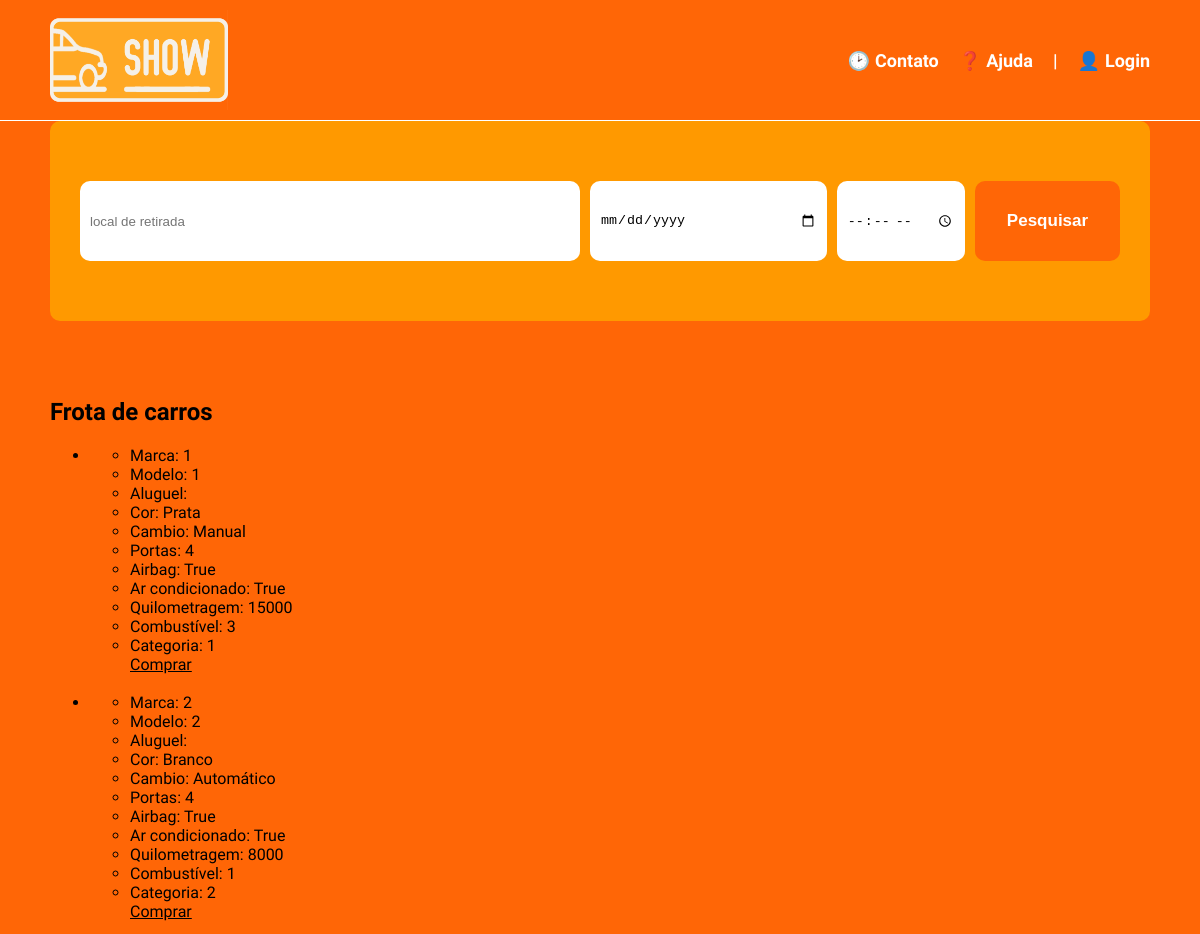
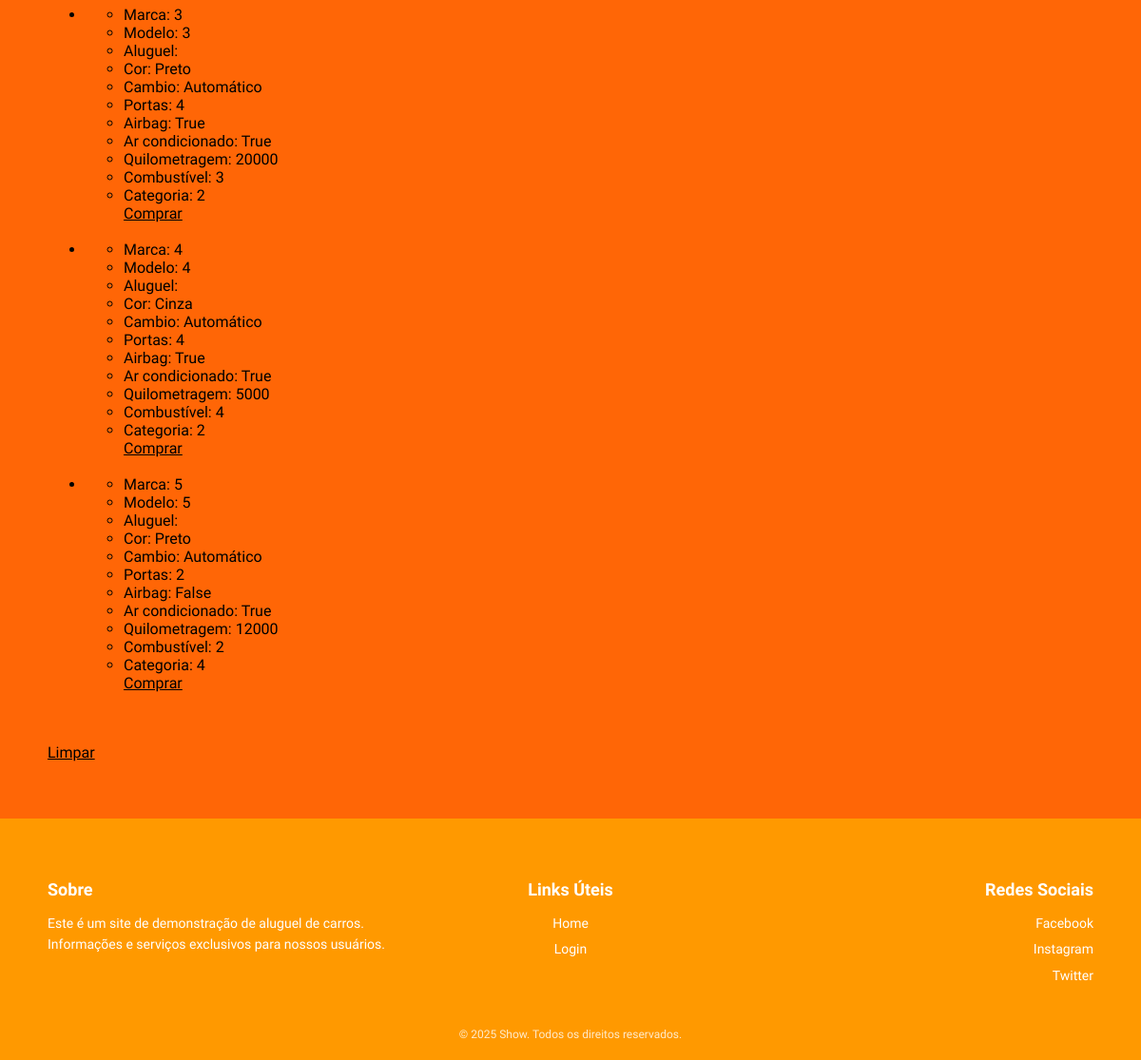
Screenshot of / (signed in) with the database file from the repository (2 pictures, top to bottom).
### models.py (models this page shows, shortened)
class Veiculo(Base):
    __tablename__ = "veiculos"
    id = Column("id", Integer, primary_key=True, autoincrement=True)
    portas = Column("portas", Integer, nullable=False)
    preco_diaria = Column("preco_diaria", Numeric(10, 2), nullable=False)
    placa = Column("placa", String(7), nullable=False)
    cor = Column("cor", String(100), nullable=False)
    preco_compra = Column("preco_compra", Numeric(10, 2), nullable=False)
    capacidade_pessoas = Column("capacidade_pessoas", Integer, nullable=False)
    quilometragem = Column("quilometragem", Integer, nullable=False)
    cambio = Column("cambio", String(100), nullable=False)
    airbags = Column("airbags", Boolean, nullable=False)
    ar_condicionado = Column("ar_condicionado", Boolean, nullable=False)
    disponivel = Column("disponivel", Boolean, nullable=False)
    id_fornecedor = Column("id_fornecedor", Integer, ForeignKey("fornecedores.id"), nullable=False)
    id_garagem = Column("id_garagem", Integer, ForeignKey("garagens.id"), nullable=False)
    id_plano_seguro = Column("id_plano_seguro", Integer, ForeignKey("plano_seguros.id"), nullable=False)
    id_marca = Column("id_marca", Integer, ForeignKey("marcas.id"), nullable=False)
    id_modelo = Column("id_modelo", Integer, ForeignKey("modelos.id"), nullable=False)
    id_categoria = Column("id_categoria", Integer, ForeignKey("categorias.id"), nullable=False)
    id_combustivel = Column("id_combustivel", Integer, ForeignKey("combustiveis.id"), nullable=False)

### app.py (the view)
@app.route("/")
def pagina_inicial():
    sessao =Sessao()
    carros = sessao.query(Veiculo).all()
    if session.get("funcionario_id"):
        funcionario = sessao.query(Funcionario).filter_by(id = session.get("funcionario_id")).first()
        if funcionario:
            cargo = funcionario.cargo
        else:
            cargo=None
    else:
        cargo=None
    sessao.close()
    return render_template("pagina_inicial.html", carros_cadastrados=carros, cargo = cargo)

### templates/pagina_inicial.html (shortened to what this page needs)
{% extends "base.html" %}
{% block conteudo_principal %}
<div class="painel_pesquisa">
    <form class="formulario_pesquisa" action="#">
        <div class="local_retirada">
            <input type="text" class="input_local" placeholder="local de retirada"/>
        </div>
        <div class="data" title="Data de retirada e horário">
            <input type="date" class="input_data" aria-label="Data de retirada"/>
            <input type="time" class="input_hora" aria-label="Hora de devolução"/>
        </div>
        <button type="submit">Pesquisar</button>
    </form>
</div>
<br><br><br>
 {% if carros_cadastrados %}
    <h2>Frota de carros</h2>
    <ul>
    {% for carro in carros_cadastrados %}
    {% if carro %}
    {% if carro.disponivel %}
        <div><li>
    <ul>
        <li>Marca: {{ carro.id_marca }}</li>
        <li>Modelo: {{ carro.id_modelo }}</li>
        <li>Aluguel: {{ carro.aluguel }}</li>
        <li>Cor: {{ carro.cor }}</li>
        <li>Cambio: {{ carro.cambio }}</li>
        <li>Portas: {{ carro.portas }}</li>
        <li>Airbag: {{ carro.airbags }}</li>
        <li>Ar condicionado: {{ carro.ar_condicionado }}</li>
        <li>Quilometragem: {{ carro.quilometragem }}</li>
        <li>Combustível: {{ carro.id_combustivel }}</li>
        <li>Categoria: {{ carro.id_categoria }}</li>
        <a role="button" href="{{ url_for('detalhar_carro', carro_id = carro.id) }}">Comprar</a>
    </ul>
        </li></div><br>
        {% endif %}
        {% endif %}
    {% endfor %}
    </ul>
    {% else %}
    <p>Não há carros cadastrados no momento</p>
    {% endif %}
    <br>
    <a href="/logout">Limpar</a>
{% endblock %}

### static/estilo.css (style rules this page uses)
body { font-family: "Work Sans"; background-color: #ff6606; margin: 0; min-height: 100vh; display: flex; flex-direction: column; }
a { color: black; }
button[type="submit"] { background: white; border: 2px solid #ddd; border-radius: 25px; padding: 4px 10px; cursor: pointer; font-weight: bold; }
.painel_pesquisa { background-color: #ff9900; padding: 60px 30px; border-radius: 10px; max-width: 1100px; margin: 0 auto; }
.formulario_pesquisa { display:flex; gap: 10px; width: 100%; align-items: center; }
.formulario_pesquisa input { height: 80px; padding: 0 10px; box-sizing: border-box; border-radius: 10px; border:none; }
.local_retirada { flex: 4; }
.input_local { width:100%; }
.data { flex: 3; display: flex; gap: 10px; }
.input_data { flex: 2; width: 100%; }
.input_hora { flex: 1; width: 100%; }
.formulario_pesquisa button { height: 80px; flex: 1; padding: 0 10px; box-sizing: border-box; border-radius: 10px; border:none; background-color: #ff6606; font-size: 17px; color: #ffffff; }

### rows the page displays
Veiculo: id_marca "1", id_modelo "1", cor "Prata", cambio "Manual", portas "4", airbags "True", ar_condicionado "True", quilometragem "15000", id_combustivel "3", id_categoria "1"
Veiculo: id_marca "2", id_modelo "2", cor "Branco", cambio "Automático", portas "4", airbags "True", ar_condicionado "True", quilometragem "8000", id_combustivel "1", id_categoria "2"
Veiculo: id_marca "3", id_modelo "3", cor "Preto", cambio "Automático", portas "4", airbags "True", ar_condicionado "True", quilometragem "20000", id_combustivel "3", id_categoria "2"
Veiculo: id_marca "4", id_modelo "4", cor "Cinza", cambio "Automático", portas "4", airbags "True", ar_condicionado "True", quilometragem "5000", id_combustivel "4", id_categoria "2"
Veiculo: id_marca "5", id_modelo "5", cor "Preto", cambio "Automático", portas "2", airbags "False", ar_condicionado "True", quilometragem "12000", id_combustivel "2", id_categoria "4"
